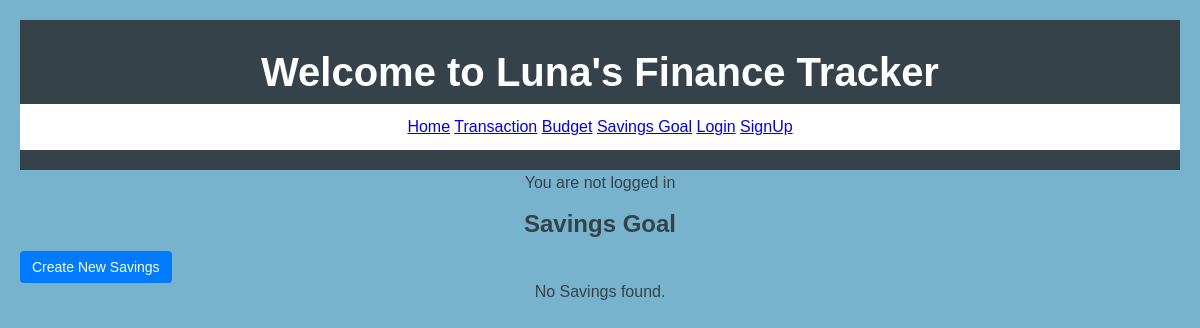
/savinggoal/, run on an earlier commit of the app's database.
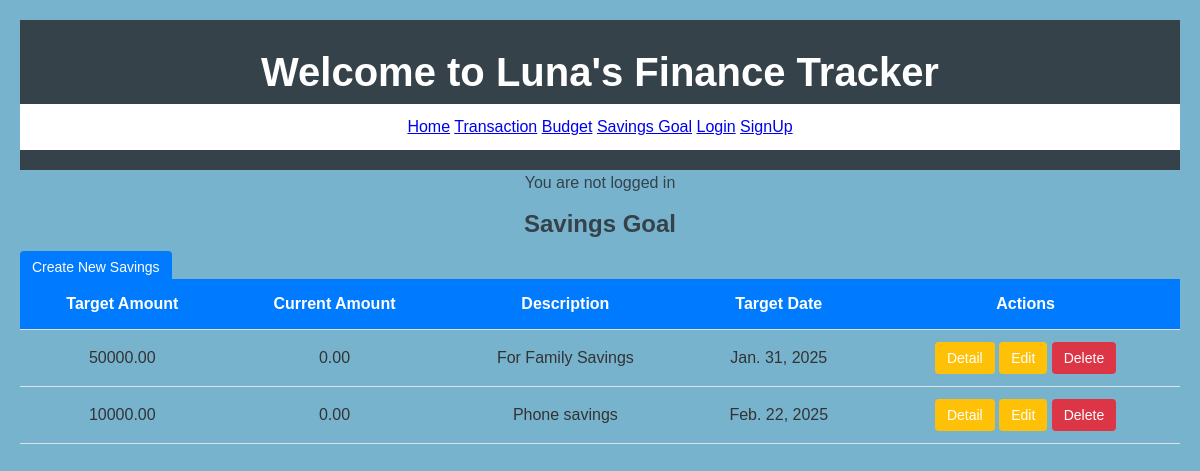
And on a later commit of the database.
### Financeapp/models.py (models this page shows, shortened)
class SavingGoal(models.Model):
    target_amount = models.DecimalField(max_digits=10, decimal_places=2)
    current_amount = models.DecimalField(max_digits=10, decimal_places=2, default=0)
    description = models.TextField(blank=True, null=True)
    target_date = models.DateField()

### Financeapp/views.py (the view)
# urls.py: path('savinggoal/', views.savinggoal_list, name='savinggoal_list'),
def savinggoal_list(request):
    savinggoals = SavingGoal.objects.all()
    return render(request, 'app/savinggoal_list.html', {'savinggoals': savinggoals})

### Financeapp/templates/app/savinggoal_list.html (shortened to what this page needs)
{% extends 'app/home.html' %}
{% load static %}
{% block content %}
<link rel="stylesheet" href="{% static 'css/main.css' %}">
<div class="container">
    <h2>Savings Goal</h2>
   <a href="{% url 'savinggoal_create' %}" class="btn btn-primary mb-3">Create New Savings</a>
    {% if savinggoals %}
        <table class="table table-striped">
            <thead>
                <tr>
                    <th>Target Amount</th>
                    <th>Current Amount</th>
                    <th>Description</th>
                    <th>Target Date</th>
                    <th>Actions</th>
                </tr>
            </thead>
            <tbody>
                {% for savinggoal in savinggoals %}
                    <tr>
                        <td>{{ savinggoal.target_amount }}</td>
                        <td>{{ savinggoal.current_amount }}</td>
                        <td>{{ savinggoal.description }}</td>
                        <td>{{ savinggoal.target_date }}</td>
                        <td>
                             <a href="{% url 'savinggoal_detail' savinggoal.pk %}" class="btn btn-warning btn-sm">Detail</a>
                             <a href="{% url 'savinggoal_update' savinggoal.pk %}" class="btn btn-warning btn-sm">Edit</a>
                            <form action="{% url 'savinggoal_delete' savinggoal.pk %}" method="post" style="display:inline;">
                                <button type="submit" class="btn btn-danger btn-sm">Delete</button>
                            </form>
                        </td>
                    </tr>
                {% endfor %}
            </tbody>
        </table>
    {% else %}
        <p>No Savings found.</p>
    {% endif %}
</div>
{% endblock content %}

What changed in the data, as far as the page shows it:
added SavingGoal: target_amount "50000.00", current_amount "0.00", description "For Family Savings", target_date "Jan. 31, 2025"
added SavingGoal: target_amount "10000.00", current_amount "0.00", description "Phone savings", target_date "Feb. 22, 2025"
Also different on the page:
text no longer shown: "No Savings found."
text now shown: "Target Amount Current Amount Description Target Date Actions"
